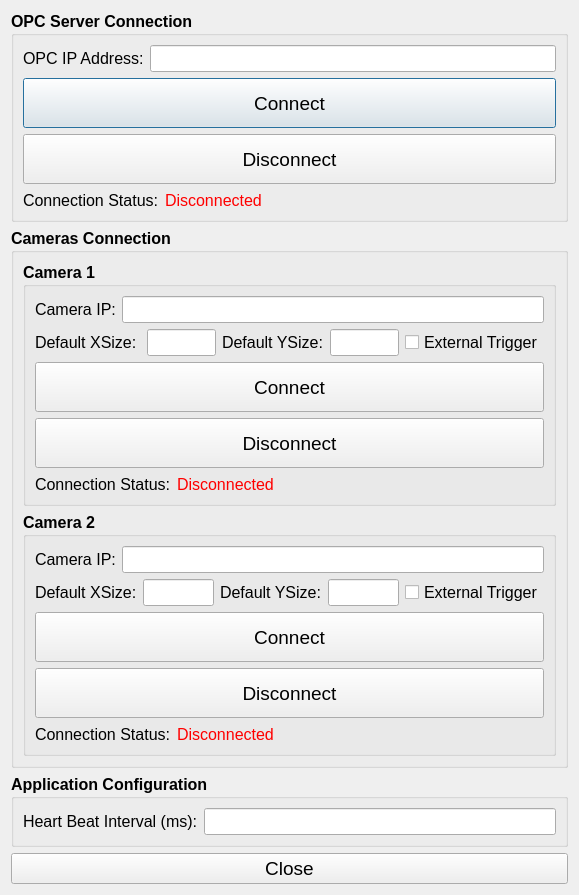
<?xml version="1.0" encoding="UTF-8"?>
<ui version="4.0">
 <class>OPC</class>
 <widget class="QDialog" name="OPC">
  <property name="geometry">
   <rect>
    <x>0</x>
    <y>0</y>
    <width>579</width>
    <height>775</height>
   </rect>
  </property>
  <property name="sizePolicy">
   <sizepolicy hsizetype="Preferred" vsizetype="Maximum">
    <horstretch>0</horstretch>
    <verstretch>0</verstretch>
   </sizepolicy>
  </property>
  <property name="maximumSize">
   <size>
    <width>16777215</width>
    <height>775</height>
   </size>
  </property>
  <property name="windowTitle">
   <string>Dialog</string>
  </property>
  <layout class="QVBoxLayout" name="verticalLayout_9">
   <item>
    <widget class="QGroupBox" name="groupBox">
     <property name="sizePolicy">
      <sizepolicy hsizetype="Preferred" vsizetype="Preferred">
       <horstretch>0</horstretch>
       <verstretch>0</verstretch>
      </sizepolicy>
     </property>
     <property name="font">
      <font>
       <pointsize>12</pointsize>
       <bold>true</bold>
      </font>
     </property>
     <property name="title">
      <string>OPC Server Connection</string>
     </property>
     <layout class="QVBoxLayout" name="verticalLayout_4">
      <item>
       <layout class="QVBoxLayout" name="verticalLayout_3">
        <item>
         <layout class="QHBoxLayout" name="horizontalLayout_12">
          <item>
           <widget class="QLabel" name="label">
            <property name="font">
             <font>
              <pointsize>12</pointsize>
              <bold>false</bold>
             </font>
            </property>
            <property name="text">
             <string>OPC IP Address:</string>
            </property>
           </widget>
          </item>
          <item>
           <widget class="QLineEdit" name="opcIPEdit">
            <property name="sizePolicy">
             <sizepolicy hsizetype="Expanding" vsizetype="Maximum">
              <horstretch>0</horstretch>
              <verstretch>0</verstretch>
             </sizepolicy>
            </property>
            <property name="minimumSize">
             <size>
              <width>0</width>
              <height>0</height>
             </size>
            </property>
            <property name="font">
             <font>
              <pointsize>12</pointsize>
              <bold>false</bold>
             </font>
            </property>
            <property name="styleSheet">
             <string notr="true">color: rgb(85, 0, 255);</string>
            </property>
            <property name="text">
             <string/>
            </property>
            <property name="readOnly">
             <bool>true</bool>
            </property>
           </widget>
          </item>
         </layout>
        </item>
        <item>
         <widget class="QPushButton" name="opcConnectBtn">
          <property name="sizePolicy">
           <sizepolicy hsizetype="Minimum" vsizetype="Minimum">
            <horstretch>0</horstretch>
            <verstretch>0</verstretch>
           </sizepolicy>
          </property>
          <property name="minimumSize">
           <size>
            <width>0</width>
            <height>50</height>
           </size>
          </property>
          <property name="font">
           <font>
            <pointsize>14</pointsize>
            <bold>false</bold>
           </font>
          </property>
          <property name="text">
           <string>Connect</string>
          </property>
         </widget>
        </item>
        <item>
         <widget class="QPushButton" name="opcDisconnectBtn">
          <property name="enabled">
           <bool>true</bool>
          </property>
          <property name="sizePolicy">
           <sizepolicy hsizetype="Minimum" vsizetype="Minimum">
            <horstretch>0</horstretch>
            <verstretch>0</verstretch>
           </sizepolicy>
          </property>
          <property name="minimumSize">
           <size>
            <width>0</width>
            <height>50</height>
           </size>
          </property>
          <property name="font">
           <font>
            <pointsize>14</pointsize>
            <bold>false</bold>
           </font>
          </property>
          <property name="text">
           <string>Disconnect</string>
          </property>
         </widget>
        </item>
       </layout>
      </item>
      <item>
       <layout class="QHBoxLayout" name="horizontalLayout_2">
        <item>
         <widget class="QLabel" name="label_2">
          <property name="font">
           <font>
            <pointsize>12</pointsize>
            <bold>false</bold>
           </font>
          </property>
          <property name="text">
           <string>Connection Status:</string>
          </property>
         </widget>
        </item>
        <item>
         <widget class="QLabel" name="opcConnectionLbl">
          <property name="font">
           <font>
            <pointsize>12</pointsize>
            <bold>false</bold>
           </font>
          </property>
          <property name="styleSheet">
           <string notr="true">color: rgb(255, 0, 0);</string>
          </property>
          <property name="text">
           <string>Disconnected</string>
          </property>
         </widget>
        </item>
        <item>
         <spacer name="horizontalSpacer">
          <property name="orientation">
           <enum>Qt::Horizontal</enum>
          </property>
          <property name="sizeHint" stdset="0">
           <size>
            <width>40</width>
            <height>20</height>
           </size>
          </property>
         </spacer>
        </item>
       </layout>
      </item>
     </layout>
    </widget>
   </item>
   <item>
    <widget class="QGroupBox" name="groupBox_2">
     <property name="sizePolicy">
      <sizepolicy hsizetype="Preferred" vsizetype="Preferred">
       <horstretch>0</horstretch>
       <verstretch>0</verstretch>
      </sizepolicy>
     </property>
     <property name="font">
      <font>
       <pointsize>12</pointsize>
       <bold>true</bold>
      </font>
     </property>
     <property name="title">
      <string>Cameras Connection</string>
     </property>
     <layout class="QVBoxLayout" name="verticalLayout_6">
      <item>
       <layout class="QVBoxLayout" name="verticalLayout_5">
        <item>
         <widget class="QGroupBox" name="groupBox_3">
          <property name="font">
           <font>
            <pointsize>12</pointsize>
            <bold>true</bold>
           </font>
          </property>
          <property name="title">
           <string>Camera 1</string>
          </property>
          <layout class="QVBoxLayout" name="verticalLayout_7">
           <item>
            <layout class="QVBoxLayout" name="verticalLayout">
             <item>
              <layout class="QHBoxLayout" name="horizontalLayout_13">
               <item>
                <widget class="QLabel" name="label_5">
                 <property name="font">
                  <font>
                   <pointsize>12</pointsize>
                   <bold>false</bold>
                  </font>
                 </property>
                 <property name="text">
                  <string>Camera IP:</string>
                 </property>
                </widget>
               </item>
               <item>
                <widget class="QLineEdit" name="cam1IPEdit">
                 <property name="font">
                  <font>
                   <pointsize>12</pointsize>
                   <bold>false</bold>
                  </font>
                 </property>
                 <property name="styleSheet">
                  <string notr="true">color: rgb(85, 0, 255);</string>
                 </property>
                 <property name="text">
                  <string/>
                 </property>
                 <property name="readOnly">
                  <bool>true</bool>
                 </property>
                </widget>
               </item>
              </layout>
             </item>
             <item>
              <layout class="QHBoxLayout" name="horizontalLayout_6">
               <item>
                <layout class="QHBoxLayout" name="horizontalLayout">
                 <item>
                  <widget class="QLabel" name="label_7">
                   <property name="font">
                    <font>
                     <pointsize>12</pointsize>
                     <bold>false</bold>
                    </font>
                   </property>
                   <property name="text">
                    <string>Default XSize: </string>
                   </property>
                  </widget>
                 </item>
                 <item>
                  <widget class="QLineEdit" name="cam1XSizeEdit">
                   <property name="font">
                    <font>
                     <pointsize>12</pointsize>
                     <bold>false</bold>
                    </font>
                   </property>
                   <property name="styleSheet">
                    <string notr="true">color: rgb(85, 0, 255);</string>
                   </property>
                   <property name="readOnly">
                    <bool>true</bool>
                   </property>
                  </widget>
                 </item>
                </layout>
               </item>
               <item>
                <layout class="QHBoxLayout" name="horizontalLayout_5">
                 <item>
                  <widget class="QLabel" name="label_8">
                   <property name="font">
                    <font>
                     <pointsize>12</pointsize>
                     <bold>false</bold>
                    </font>
                   </property>
                   <property name="text">
                    <string>Default YSize:</string>
                   </property>
                  </widget>
                 </item>
                 <item>
                  <widget class="QLineEdit" name="cam1YSizeEdit">
                   <property name="font">
                    <font>
                     <pointsize>12</pointsize>
                     <bold>false</bold>
                    </font>
                   </property>
                   <property name="styleSheet">
                    <string notr="true">color: rgb(85, 0, 255);</string>
                   </property>
                   <property name="readOnly">
                    <bool>true</bool>
                   </property>
                  </widget>
                 </item>
                </layout>
               </item>
               <item>
                <widget class="QCheckBox" name="trigger1Chk">
                 <property name="enabled">
                  <bool>true</bool>
                 </property>
                 <property name="font">
                  <font>
                   <pointsize>12</pointsize>
                   <bold>false</bold>
                  </font>
                 </property>
                 <property name="text">
                  <string>External Trigger</string>
                 </property>
                 <property name="checkable">
                  <bool>false</bool>
                 </property>
                </widget>
               </item>
              </layout>
             </item>
             <item>
              <widget class="QPushButton" name="cam1ConnectBtn">
               <property name="sizePolicy">
                <sizepolicy hsizetype="Minimum" vsizetype="Minimum">
                 <horstretch>0</horstretch>
                 <verstretch>0</verstretch>
                </sizepolicy>
               </property>
               <property name="minimumSize">
                <size>
                 <width>0</width>
                 <height>50</height>
                </size>
               </property>
               <property name="font">
                <font>
                 <pointsize>14</pointsize>
                 <bold>false</bold>
                </font>
               </property>
               <property name="text">
                <string>Connect</string>
               </property>
              </widget>
             </item>
             <item>
              <widget class="QPushButton" name="cam1DisconnectBtn">
               <property name="enabled">
                <bool>true</bool>
               </property>
               <property name="sizePolicy">
                <sizepolicy hsizetype="Minimum" vsizetype="Minimum">
                 <horstretch>0</horstretch>
                 <verstretch>0</verstretch>
                </sizepolicy>
               </property>
               <property name="minimumSize">
                <size>
                 <width>0</width>
                 <height>50</height>
                </size>
               </property>
               <property name="font">
                <font>
                 <pointsize>14</pointsize>
                 <bold>false</bold>
                </font>
               </property>
               <property name="text">
                <string>Disconnect</string>
               </property>
              </widget>
             </item>
             <item>
              <layout class="QHBoxLayout" name="horizontalLayout_3">
               <item>
                <widget class="QLabel" name="label_3">
                 <property name="font">
                  <font>
                   <pointsize>12</pointsize>
                   <bold>false</bold>
                  </font>
                 </property>
                 <property name="text">
                  <string>Connection Status:</string>
                 </property>
                </widget>
               </item>
               <item>
                <widget class="QLabel" name="cam1ConnectionLbl">
                 <property name="font">
                  <font>
                   <pointsize>12</pointsize>
                   <bold>false</bold>
                  </font>
                 </property>
                 <property name="styleSheet">
                  <string notr="true">color: rgb(255, 0, 0);</string>
                 </property>
                 <property name="text">
                  <string>Disconnected</string>
                 </property>
                </widget>
               </item>
               <item>
                <spacer name="horizontalSpacer_2">
                 <property name="orientation">
                  <enum>Qt::Horizontal</enum>
                 </property>
                 <property name="sizeHint" stdset="0">
                  <size>
                   <width>40</width>
                   <height>20</height>
                  </size>
                 </property>
                </spacer>
               </item>
              </layout>
             </item>
            </layout>
           </item>
          </layout>
         </widget>
        </item>
        <item>
         <widget class="QGroupBox" name="groupBox_4">
          <property name="font">
           <font>
            <pointsize>12</pointsize>
            <bold>true</bold>
           </font>
          </property>
          <property name="title">
           <string>Camera 2</string>
          </property>
          <layout class="QVBoxLayout" name="verticalLayout_8">
           <item>
            <layout class="QVBoxLayout" name="verticalLayout_2">
             <item>
              <layout class="QHBoxLayout" name="horizontalLayout_14">
               <item>
                <widget class="QLabel" name="label_6">
                 <property name="font">
                  <font>
                   <pointsize>12</pointsize>
                   <bold>false</bold>
                  </font>
                 </property>
                 <property name="text">
                  <string>Camera IP:</string>
                 </property>
                </widget>
               </item>
               <item>
                <widget class="QLineEdit" name="cam2IPEdit">
                 <property name="font">
                  <font>
                   <pointsize>12</pointsize>
                   <bold>false</bold>
                  </font>
                 </property>
                 <property name="styleSheet">
                  <string notr="true">color: rgb(85, 0, 255);</string>
                 </property>
                 <property name="text">
                  <string/>
                 </property>
                 <property name="readOnly">
                  <bool>true</bool>
                 </property>
                </widget>
               </item>
              </layout>
             </item>
             <item>
              <layout class="QHBoxLayout" name="horizontalLayout_9">
               <item>
                <layout class="QHBoxLayout" name="horizontalLayout_7">
                 <item>
                  <widget class="QLabel" name="label_9">
                   <property name="font">
                    <font>
                     <pointsize>12</pointsize>
                     <bold>false</bold>
                    </font>
                   </property>
                   <property name="text">
                    <string>Default XSize:</string>
                   </property>
                  </widget>
                 </item>
                 <item>
                  <widget class="QLineEdit" name="cam2XSizeEdit">
                   <property name="font">
                    <font>
                     <pointsize>12</pointsize>
                     <bold>false</bold>
                    </font>
                   </property>
                   <property name="styleSheet">
                    <string notr="true">color: rgb(85, 0, 255);</string>
                   </property>
                   <property name="readOnly">
                    <bool>true</bool>
                   </property>
                  </widget>
                 </item>
                </layout>
               </item>
               <item>
                <layout class="QHBoxLayout" name="horizontalLayout_8">
                 <item>
                  <widget class="QLabel" name="y">
                   <property name="font">
                    <font>
                     <pointsize>12</pointsize>
                     <bold>false</bold>
                    </font>
                   </property>
                   <property name="text">
                    <string>Default YSize:</string>
                   </property>
                  </widget>
                 </item>
                 <item>
                  <widget class="QLineEdit" name="cam2YSizeEdit">
                   <property name="font">
                    <font>
                     <pointsize>12</pointsize>
                     <bold>false</bold>
                    </font>
                   </property>
                   <property name="styleSheet">
                    <string notr="true">color: rgb(85, 0, 255);</string>
                   </property>
                   <property name="readOnly">
                    <bool>true</bool>
                   </property>
                  </widget>
                 </item>
                </layout>
               </item>
               <item>
                <widget class="QCheckBox" name="trigger2Chk">
                 <property name="enabled">
                  <bool>true</bool>
                 </property>
                 <property name="font">
                  <font>
                   <pointsize>12</pointsize>
                   <bold>false</bold>
                  </font>
                 </property>
                 <property name="text">
                  <string>External Trigger</string>
                 </property>
                 <property name="checkable">
                  <bool>false</bool>
                 </property>
                </widget>
               </item>
              </layout>
             </item>
             <item>
              <widget class="QPushButton" name="cam2ConnectBtn">
               <property name="sizePolicy">
                <sizepolicy hsizetype="Minimum" vsizetype="Minimum">
                 <horstretch>0</horstretch>
                 <verstretch>0</verstretch>
                </sizepolicy>
               </property>
               <property name="minimumSize">
                <size>
                 <width>0</width>
                 <height>50</height>
                </size>
               </property>
               <property name="font">
                <font>
                 <pointsize>14</pointsize>
                 <bold>false</bold>
                </font>
               </property>
               <property name="text">
                <string>Connect</string>
               </property>
              </widget>
             </item>
             <item>
              <widget class="QPushButton" name="cam2DisconnectBtn">
               <property name="enabled">
                <bool>true</bool>
               </property>
               <property name="sizePolicy">
                <sizepolicy hsizetype="Minimum" vsizetype="Minimum">
                 <horstretch>0</horstretch>
                 <verstretch>0</verstretch>
                </sizepolicy>
               </property>
               <property name="minimumSize">
                <size>
                 <width>0</width>
                 <height>50</height>
                </size>
               </property>
               <property name="font">
                <font>
                 <pointsize>14</pointsize>
                 <bold>false</bold>
                </font>
               </property>
               <property name="text">
                <string>Disconnect</string>
               </property>
              </widget>
             </item>
             <item>
              <layout class="QHBoxLayout" name="horizontalLayout_4">
               <item>
                <widget class="QLabel" name="label_4">
                 <property name="font">
                  <font>
                   <pointsize>12</pointsize>
                   <bold>false</bold>
                  </font>
                 </property>
                 <property name="text">
                  <string>Connection Status:</string>
                 </property>
                </widget>
               </item>
               <item>
                <widget class="QLabel" name="cam2ConnectionLbl">
                 <property name="font">
                  <font>
                   <pointsize>12</pointsize>
                   <bold>false</bold>
                  </font>
                 </property>
                 <property name="styleSheet">
                  <string notr="true">color: rgb(255, 0, 0);</string>
                 </property>
                 <property name="text">
                  <string>Disconnected</string>
                 </property>
                </widget>
               </item>
               <item>
                <spacer name="horizontalSpacer_3">
                 <property name="orientation">
                  <enum>Qt::Horizontal</enum>
                 </property>
                 <property name="sizeHint" stdset="0">
                  <size>
                   <width>40</width>
                   <height>20</height>
                  </size>
                 </property>
                </spacer>
               </item>
              </layout>
             </item>
            </layout>
           </item>
          </layout>
         </widget>
        </item>
       </layout>
      </item>
     </layout>
    </widget>
   </item>
   <item>
    <widget class="QGroupBox" name="groupBox_5">
     <property name="sizePolicy">
      <sizepolicy hsizetype="Preferred" vsizetype="Preferred">
       <horstretch>0</horstretch>
       <verstretch>0</verstretch>
      </sizepolicy>
     </property>
     <property name="maximumSize">
      <size>
       <width>16777215</width>
       <height>16777215</height>
      </size>
     </property>
     <property name="font">
      <font>
       <pointsize>12</pointsize>
       <bold>true</bold>
      </font>
     </property>
     <property name="title">
      <string>Application Configuration</string>
     </property>
     <layout class="QHBoxLayout" name="horizontalLayout_11">
      <item>
       <layout class="QHBoxLayout" name="horizontalLayout_10">
        <property name="sizeConstraint">
         <enum>QLayout::SetFixedSize</enum>
        </property>
        <item>
         <widget class="QLabel" name="label_10">
          <property name="font">
           <font>
            <pointsize>12</pointsize>
            <bold>false</bold>
           </font>
          </property>
          <property name="text">
           <string>Heart Beat Interval (ms):</string>
          </property>
         </widget>
        </item>
        <item>
         <widget class="QLineEdit" name="heartbeatIntervalEdit">
          <property name="font">
           <font>
            <pointsize>12</pointsize>
            <bold>false</bold>
           </font>
          </property>
          <property name="styleSheet">
           <string notr="true">color: rgb(85, 0, 255);</string>
          </property>
          <property name="readOnly">
           <bool>true</bool>
          </property>
         </widget>
        </item>
       </layout>
      </item>
     </layout>
    </widget>
   </item>
   <item>
    <widget class="QPushButton" name="closeBtn">
     <property name="font">
      <font>
       <pointsize>14</pointsize>
      </font>
     </property>
     <property name="text">
      <string>Close</string>
     </property>
    </widget>
   </item>
  </layout>
 </widget>
 <resources/>
 <connections/>
</ui>
